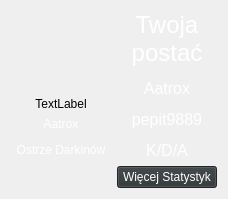
      <widget class="QWidget" name="layoutWidget">
       <layout class="QHBoxLayout" name="horizontalLayout">
        <item>
         <layout class="QVBoxLayout" name="verticalLayout">
          <item>
           <widget class="QLabel" name="label_your_hero_pic">
            <property name="enabled">
             <bool>true</bool>
            </property>
            <property name="sizePolicy">
             <sizepolicy hsizetype="Fixed" vsizetype="Fixed">
              <horstretch>0</horstretch>
              <verstretch>0</verstretch>
             </sizepolicy>
            </property>
            <property name="minimumSize">
             <size>
              <width>100</width>
              <height>100</height>
             </size>
            </property>
            <property name="text">
             <string>TextLabel</string>
            </property>
            <property name="scaledContents">
             <bool>false</bool>
            </property>
            <property name="alignment">
             <set>Qt::AlignBottom|Qt::AlignHCenter</set>
            </property>
            <property name="wordWrap">
             <bool>true</bool>
            </property>
           </widget>
          </item>
          <item>
           <widget class="QLabel" name="label_your_hero_name">
            <property name="sizePolicy">
             <sizepolicy hsizetype="Minimum" vsizetype="Minimum">
              <horstretch>0</horstretch>
              <verstretch>0</verstretch>
             </sizepolicy>
            </property>
            <property name="minimumSize">
             <size>
              <width>0</width>
              <height>50</height>
             </size>
            </property>
            <property name="text">
             <string>&lt;html&gt;&lt;head/&gt;&lt;body&gt;&lt;p align=&quot;center&quot;&gt;&lt;span style=&quot; color:#ffffff;&quot;&gt;Aatrox&lt;/span&gt;&lt;/p&gt;&lt;p align=&quot;center&quot;&gt;&lt;span style=&quot; color:#ffffff;&quot;&gt;Ostrze Darkinów&lt;/span&gt;&lt;/p&gt;&lt;/body&gt;&lt;/html&gt;</string>
            </property>
            <property name="scaledContents">
             <bool>false</bool>
            </property>
            <property name="alignment">
             <set>Qt::AlignHCenter|Qt::AlignTop</set>
            </property>
            <property name="wordWrap">
             <bool>false</bool>
            </property>
           </widget>
          </item>
         </layout>
        </item>
        <item>
         <layout class="QVBoxLayout" name="verticalLayout_2">
          <item>
           <widget class="QLabel" name="label_your_hero">
            <property name="sizePolicy">
             <sizepolicy hsizetype="Expanding" vsizetype="Preferred">
              <horstretch>0</horstretch>
              <verstretch>0</verstretch>
             </sizepolicy>
            </property>
            <property name="minimumSize">
             <size>
              <width>100</width>
              <height>100</height>
             </size>
            </property>
            <property name="text">
             <string>&lt;html&gt;&lt;head/&gt;&lt;body&gt;&lt;p align=&quot;center&quot;&gt;&lt;span style=&quot; font-size:18pt; color:#ffffff;&quot;&gt;Twoja postać&lt;/span&gt;&lt;/p&gt;&lt;p align=&quot;center&quot;&gt;&lt;span style=&quot; font-size:12pt; color:#ffffff;&quot;&gt;Aatrox&lt;/span&gt;&lt;/p&gt;&lt;p align=&quot;center&quot;&gt;&lt;span style=&quot; font-size:12pt; color:#ffffff;&quot;&gt;pepit9889&lt;/span&gt;&lt;/p&gt;&lt;p align=&quot;center&quot;&gt;&lt;span style=&quot; font-size:12pt; color:#ffffff;&quot;&gt;K/D/A&lt;/span&gt;&lt;/p&gt;&lt;/body&gt;&lt;/html&gt;</string>
            </property>
            <property name="scaledContents">
             <bool>false</bool>
            </property>
            <property name="alignment">
             <set>Qt::AlignHCenter|Qt::AlignTop</set>
            </property>
            <property name="wordWrap">
             <bool>true</bool>
            </property>
           </widget>
          </item>
          <item>
           <widget class="QPushButton" name="button_your_hero">
            <property name="palette">
             <palette>
              <active>
               <colorrole role="WindowText">
                <brush brushstyle="SolidPattern">
                 <color alpha="255">
                  <red>255</red>
                  <green>255</green>
                  <blue>255</blue>
                 </color>
                </brush>
               </colorrole>
               <colorrole role="Button">
                <brush brushstyle="SolidPattern">
                 <color alpha="255">
                  <red>46</red>
                  <green>52</green>
                  <blue>54</blue>
                 </color>
                </brush>
               </colorrole>
               <colorrole role="Light">
                <brush brushstyle="SolidPattern">
                 <color alpha="255">
                  <red>69</red>
                  <green>78</green>
                  <blue>81</blue>
                 </color>
                </brush>
               </colorrole>
               <colorrole role="Midlight">
                <brush brushstyle="SolidPattern">
                 <color alpha="255">
                  <red>57</red>
                  <green>65</green>
                  <blue>67</blue>
                 </color>
                </brush>
               </colorrole>
               <colorrole role="Dark">
                <brush brushstyle="SolidPattern">
                 <color alpha="255">
                  <red>23</red>
                  <green>26</green>
                  <blue>27</blue>
                 </color>
                </brush>
               </colorrole>
               <colorrole role="Mid">
                <brush brushstyle="SolidPattern">
                 <color alpha="255">
                  <red>30</red>
                  <green>34</green>
                  <blue>36</blue>
                 </color>
                </brush>
               </colorrole>
               <colorrole role="Text">
                <brush brushstyle="SolidPattern">
                 <color alpha="255">
                  <red>255</red>
                  <green>255</green>
                  <blue>255</blue>
                 </color>
                </brush>
               </colorrole>
               <colorrole role="BrightText">
                <brush brushstyle="SolidPattern">
                 <color alpha="255">
                  <red>255</red>
                  <green>255</green>
                  <blue>255</blue>
                 </color>
                </brush>
               </colorrole>
               <colorrole role="ButtonText">
                <brush brushstyle="SolidPattern">
                 <color alpha="255">
                  <red>255</red>
                  <green>255</green>
                  <blue>255</blue>
                 </color>
                </brush>
               </colorrole>
               <colorrole role="Base">
                <brush brushstyle="SolidPattern">
                 <color alpha="255">
                  <red>0</red>
                  <green>0</green>
                  <blue>0</blue>
                 </color>
                </brush>
               </colorrole>
               <colorrole role="Window">
                <brush brushstyle="SolidPattern">
                 <color alpha="255">
                  <red>46</red>
                  <green>52</green>
                  <blue>54</blue>
                 </color>
                </brush>
               </colorrole>
               <colorrole role="Shadow">
                <brush brushstyle="SolidPattern">
                 <color alpha="255">
                  <red>0</red>
                  <green>0</green>
                  <blue>0</blue>
                 </color>
                </brush>
               </colorrole>
               <colorrole role="AlternateBase">
                <brush brushstyle="SolidPattern">
                 <color alpha="255">
                  <red>23</red>
                  <green>26</green>
                  <blue>27</blue>
                 </color>
                </brush>
               </colorrole>
               <colorrole role="ToolTipBase">
                <brush brushstyle="SolidPattern">
                 <color alpha="255">
                  <red>255</red>
                  <green>255</green>
                  <blue>220</blue>
                 </color>
                </brush>
               </colorrole>
               <colorrole role="ToolTipText">
                <brush brushstyle="SolidPattern">
                 <color alpha="255">
                  <red>0</red>
                  <green>0</green>
                  <blue>0</blue>
                 </color>
                </brush>
               </colorrole>
               <colorrole role="PlaceholderText">
                <brush brushstyle="SolidPattern">
                 <color alpha="128">
                  <red>255</red>
                  <green>255</green>
                  <blue>255</blue>
                 </color>
                </brush>
               </colorrole>
              </active>
              <inactive>
               <colorrole role="WindowText">
                <brush brushstyle="SolidPattern">
                 <color alpha="255">
                  <red>255</red>
                  <green>255</green>
                  <blue>255</blue>
                 </color>
                </brush>
               </colorrole>
               <colorrole role="Button">
                <brush brushstyle="SolidPattern">
                 <color alpha="255">
                  <red>46</red>
                  <green>52</green>
                  <blue>54</blue>
                 </color>
                </brush>
               </colorrole>
               <colorrole role="Light">
                <brush brushstyle="SolidPattern">
                 <color alpha="255">
                  <red>69</red>
                  <green>78</green>
                  <blue>81</blue>
                 </color>
                </brush>
               </colorrole>
               <colorrole role="Midlight">
                <brush brushstyle="SolidPattern">
                 <color alpha="255">
                  <red>57</red>
                  <green>65</green>
                  <blue>67</blue>
                 </color>
                </brush>
               </colorrole>
               <colorrole role="Dark">
                <brush brushstyle="SolidPattern">
                 <color alpha="255">
                  <red>23</red>
                  <green>26</green>
                  <blue>27</blue>
                 </color>
                </brush>
               </colorrole>
               <colorrole role="Mid">
                <brush brushstyle="SolidPattern">
                 <color alpha="255">
                  <red>30</red>
                  <green>34</green>
                  <blue>36</blue>
                 </color>
                </brush>
               </colorrole>
               <colorrole role="Text">
                <brush brushstyle="SolidPattern">
                 <color alpha="255">
                  <red>255</red>
                  <green>255</green>
                  <blue>255</blue>
                 </color>
                </brush>
               </colorrole>
               <colorrole role="BrightText">
                <brush brushstyle="SolidPattern">
                 <color alpha="255">
                  <red>255</red>
                  <green>255</green>
                  <blue>255</blue>
                 </color>
                </brush>
               </colorrole>
               <colorrole role="ButtonText">
                <brush brushstyle="SolidPattern">
                 <color alpha="255">
                  <red>255</red>
                  <green>255</green>
                  <blue>255</blue>
                 </color>
                </brush>
               </colorrole>
               <colorrole role="Base">
                <brush brushstyle="SolidPattern">
                 <color alpha="255">
                  <red>0</red>
                  <green>0</green>
                  <blue>0</blue>
                 </color>
                </brush>
               </colorrole>
               <colorrole role="Window">
                <brush brushstyle="SolidPattern">
                 <color alpha="255">
                  <red>46</red>
                  <green>52</green>
                  <blue>54</blue>
                 </color>
                </brush>
               </colorrole>
               <colorrole role="Shadow">
                <brush brushstyle="SolidPattern">
                 <color alpha="255">
                  <red>0</red>
                  <green>0</green>
                  <blue>0</blue>
                 </color>
                </brush>
               </colorrole>
               <colorrole role="AlternateBase">
                <brush brushstyle="SolidPattern">
                 <color alpha="255">
                  <red>23</red>
                  <green>26</green>
                  <blue>27</blue>
                 </color>
                </brush>
               </colorrole>
               <colorrole role="ToolTipBase">
                <brush brushstyle="SolidPattern">
                 <color alpha="255">
                  <red>255</red>
                  <green>255</green>
                  <blue>220</blue>
                 </color>
                </brush>
               </colorrole>
               <colorrole role="ToolTipText">
                <brush brushstyle="SolidPattern">
                 <color alpha="255">
                  <red>0</red>
                  <green>0</green>
                  <blue>0</blue>
                 </color>
                </brush>
               </colorrole>
               <colorrole role="PlaceholderText">
                <brush brushstyle="SolidPattern">
                 <color alpha="128">
                  <red>255</red>
                  <green>255</green>
                  <blue>255</blue>
                 </color>
                </brush>
               </colorrole>
              </inactive>
              <disabled>
               <colorrole role="WindowText">
                <brush brushstyle="SolidPattern">
                 <color alpha="255">
                  <red>23</red>
                  <green>26</green>
                  <blue>27</blue>
                 </color>
                </brush>
               </colorrole>
               <colorrole role="Button">
                <brush brushstyle="SolidPattern">
                 <color alpha="255">
                  <red>46</red>
                  <green>52</green>
                  <blue>54</blue>
                 </color>
                </brush>
               </colorrole>
               <colorrole role="Light">
                <brush brushstyle="SolidPattern">
                 <color alpha="255">
                  <red>69</red>
                  <green>78</green>
                  <blue>81</blue>
                 </color>
                </brush>
               </colorrole>
               <colorrole role="Midlight">
                <brush brushstyle="SolidPattern">
                 <color alpha="255">
                  <red>57</red>
                  <green>65</green>
                  <blue>67</blue>
                 </color>
                </brush>
               </colorrole>
               <colorrole role="Dark">
                <brush brushstyle="SolidPattern">
                 <color alpha="255">
                  <red>23</red>
                  <green>26</green>
                  <blue>27</blue>
                 </color>
                </brush>
               </colorrole>
               <colorrole role="Mid">
                <brush brushstyle="SolidPattern">
                 <color alpha="255">
                  <red>30</red>
                  <green>34</green>
                  <blue>36</blue>
                 </color>
                </brush>
               </colorrole>
               <colorrole role="Text">
                <brush brushstyle="SolidPattern">
                 <color alpha="255">
                  <red>23</red>
                  <green>26</green>
                  <blue>27</blue>
                 </color>
                </brush>
               </colorrole>
               <colorrole role="BrightText">
                <brush brushstyle="SolidPattern">
                 <color alpha="255">
                  <red>255</red>
                  <green>255</green>
                  <blue>255</blue>
                 </color>
                </brush>
               </colorrole>
               <colorrole role="ButtonText">
                <brush brushstyle="SolidPattern">
                 <color alpha="255">
                  <red>23</red>
                  <green>26</green>
                  <blue>27</blue>
                 </color>
                </brush>
               </colorrole>
               <colorrole role="Base">
                <brush brushstyle="SolidPattern">
                 <color alpha="255">
                  <red>46</red>
                  <green>52</green>
                  <blue>54</blue>
                 </color>
                </brush>
               </colorrole>
               <colorrole role="Window">
                <brush brushstyle="SolidPattern">
                 <color alpha="255">
                  <red>46</red>
                  <green>52</green>
                  <blue>54</blue>
                 </color>
                </brush>
               </colorrole>
               <colorrole role="Shadow">
                <brush brushstyle="SolidPattern">
                 <color alpha="255">
                  <red>0</red>
                  <green>0</green>
                  <blue>0</blue>
                 </color>
                </brush>
               </colorrole>
               <colorrole role="AlternateBase">
                <brush brushstyle="SolidPattern">
                 <color alpha="255">
                  <red>46</red>
                  <green>52</green>
                  <blue>54</blue>
                 </color>
                </brush>
               </colorrole>
               <colorrole role="ToolTipBase">
                <brush brushstyle="SolidPattern">
                 <color alpha="255">
                  <red>255</red>
                  <green>255</green>
                  <blue>220</blue>
                 </color>
                </brush>
               </colorrole>
               <colorrole role="ToolTipText">
                <brush brushstyle="SolidPattern">
                 <color alpha="255">
                  <red>0</red>
                  <green>0</green>
                  <blue>0</blue>
                 </color>
                </brush>
               </colorrole>
               <colorrole role="PlaceholderText">
                <brush brushstyle="SolidPattern">
                 <color alpha="128">
                  <red>255</red>
                  <green>255</green>
                  <blue>255</blue>
                 </color>
                </brush>
               </colorrole>
              </disabled>
             </palette>
            </property>
            <property name="text">
             <string>Więcej Statystyk</string>
            </property>
           </widget>
          </item>
         </layout>
        </item>
       </layout>
      </widget>
